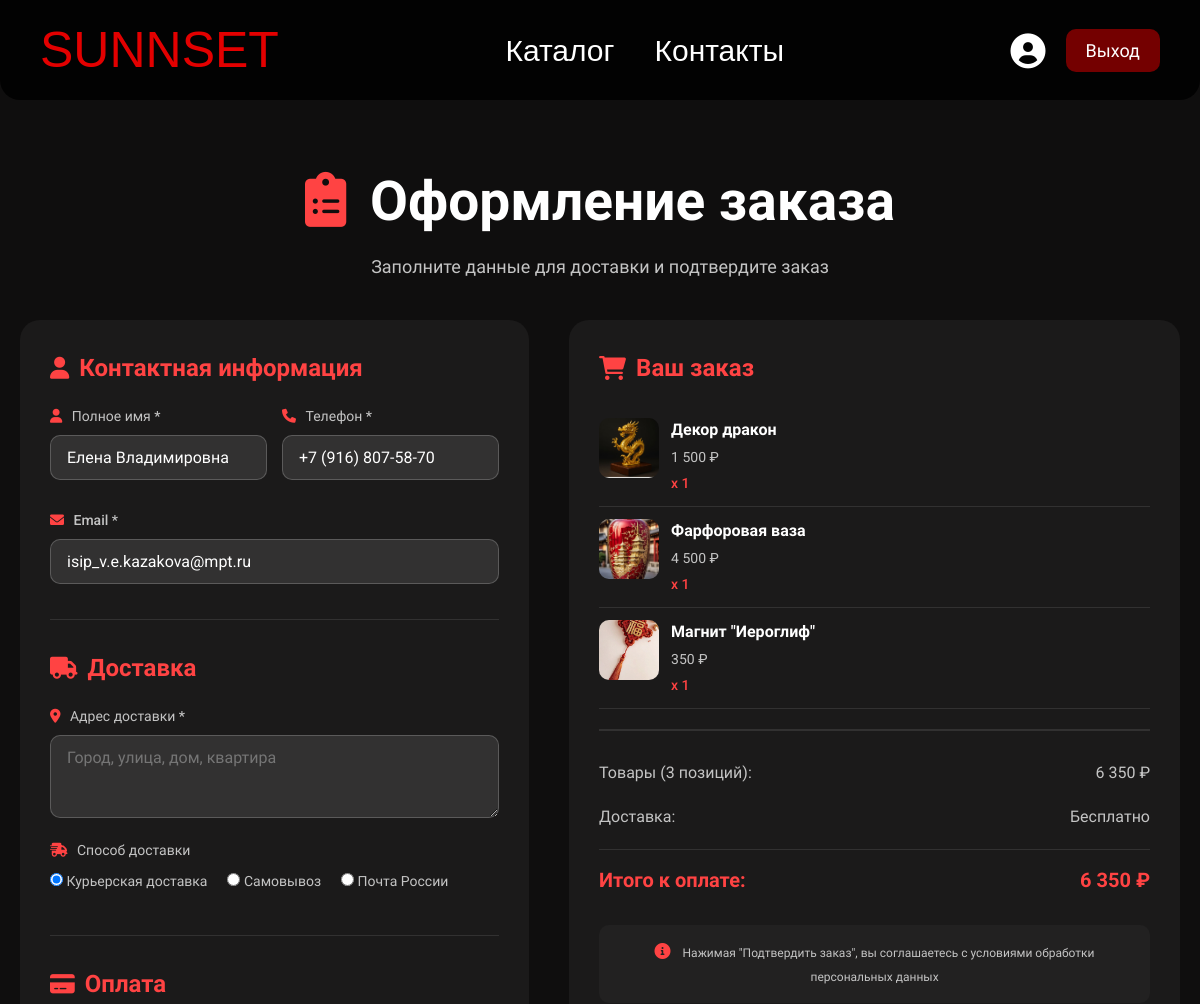
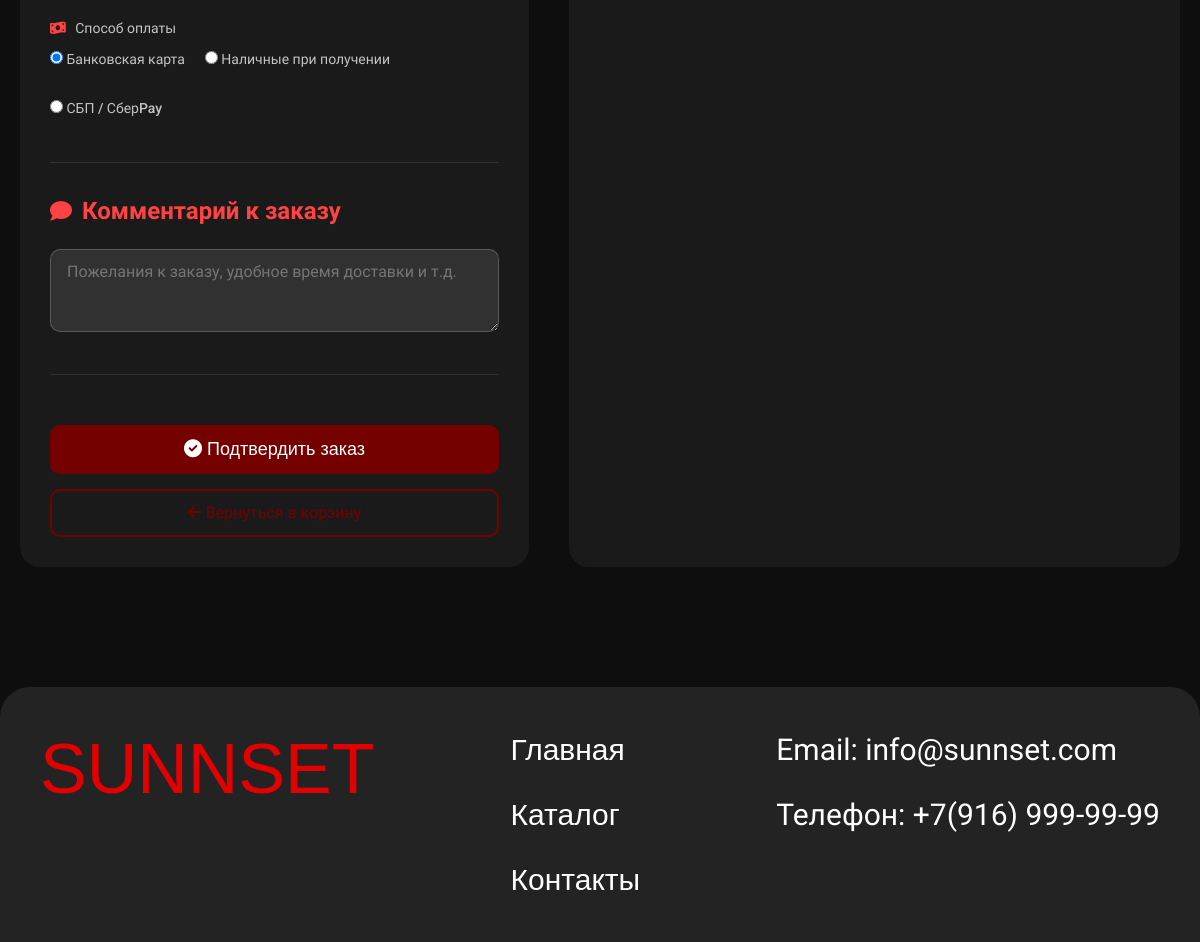
The page /checkout.php (signed in) on the database its author committed (2 pictures, top to bottom).
### tables this page shows
CREATE TABLE `users` (
  `id` int(11) NOT NULL,
  `username` varchar(50) NOT NULL,
  `email` varchar(100) NOT NULL,
  `password` varchar(255) NOT NULL,
  `full_name` varchar(100) DEFAULT NULL,
  `phone` varchar(20) DEFAULT NULL,
  `address` text DEFAULT NULL,
  `created_at` timestamp NOT NULL DEFAULT current_timestamp(),
  `email_verified` tinyint(4) DEFAULT 0,
  `verification_token` varchar(100) DEFAULT NULL,
  `verification_code` varchar(10) DEFAULT NULL,
  `verification_expires` datetime DEFAULT NULL,
  `reset_token` varchar(100) DEFAULT NULL,
  `reset_expires` datetime DEFAULT NULL,
  `role` enum('user','admin') DEFAULT 'user',
  `new_email` varchar(100) DEFAULT NULL,
  `email_verification_token` varchar(100) DEFAULT NULL
);

CREATE TABLE `cart` (
  `id` int(11) NOT NULL,
  `user_id` int(11) NOT NULL,
  `product_id` int(11) NOT NULL,
  `quantity` int(11) DEFAULT 1,
  `added_at` timestamp NOT NULL DEFAULT current_timestamp()
);

CREATE TABLE `products` (
  `id` int(11) NOT NULL,
  `category_id` int(11) DEFAULT NULL,
  `name` varchar(200) NOT NULL,
  `description` text DEFAULT NULL,
  `long_description` text DEFAULT NULL,
  `origin` varchar(100) DEFAULT NULL,
  `material` varchar(100) DEFAULT NULL,
  `price` decimal(10,2) NOT NULL,
  `image_url` varchar(500) DEFAULT NULL,
  `stock` int(11) DEFAULT 0,
  `created_at` timestamp NOT NULL DEFAULT current_timestamp()
);

### config.php (called while the page is built, shortened)
<?php
$host = 'localhost';
$dbname = 'sunset_shop';
$username = 'root';
$password = '';
try {
    $pdo = new PDO("mysql:host=$host;dbname=$dbname;charset=utf8mb4", $username, $password);
    $pdo->setAttribute(PDO::ATTR_ERRMODE, PDO::ERRMODE_EXCEPTION);
    $pdo->setAttribute(PDO::ATTR_DEFAULT_FETCH_MODE, PDO::FETCH_ASSOC);
    $pdo->setAttribute(PDO::ATTR_EMULATE_PREPARES, false);
} catch (PDOException $e) {
    die("Ошибка подключения к базе данных: " . $e->getMessage());
}
function isLoggedIn()
{
    return isset($_SESSION['user_id']);
}
function getUserData($user_id)
{
    global $pdo;
    $stmt = $pdo->prepare("SELECT * FROM users WHERE id = ?");
    $stmt->execute([$user_id]);
    return $stmt->fetch();
}

### checkout.php (the view, shortened to what this page needs)
<?php
require_once 'config.php';
$stmt = $pdo->prepare("SELECT c.*, p.name, p.price, p.image_url
                       FROM cart c
                       JOIN products p ON c.product_id = p.id
                       WHERE c.user_id = ?");
$stmt->execute([$_SESSION['user_id']]);
$cart_items = $stmt->fetchAll();
$user = getUserData($_SESSION['user_id']);
$total = 0;
foreach ($cart_items as $item) {
    $total += $item['price'] * $item['quantity'];
}
?>
<!DOCTYPE html>
<html lang="ru">
<head>
    <link rel="stylesheet" href="style.css">
    <link rel="stylesheet" href="https://cdnjs.cloudflare.com/ajax/libs/font-awesome/6.0.0-beta3/css/all.min.css">
</head>
<body>
    <div class="main">
        <header class="header">
            <div class="header-content">
                <a href="index.php" class="logo">SUNNSET</a>
                <div class="nav-links">
                    <a href="catalog.php">Каталог</a>
                    <a href="contacts.php">Контакты</a>
                </div>
                <div class="auth-icons">
                    <?php if (isLoggedIn()): ?>
                        <a href="profile.php" class="user-icon" title="Личный кабинет">
                            <i class="fas fa-user-circle"></i>
                        </a>
                        <a href="logout.php" class="logout-btn">Выход</a>
                    <?php endif; ?>
                </div>
            </div>
        </header>
        <div class="checkout-page">
            <div class="checkout-container">
                <div class="checkout-header">
                    <h1><i class="fas fa-clipboard-list"></i> Оформление заказа</h1>
                    <p>Заполните данные для доставки и подтвердите заказ</p>
                </div>
                <div class="checkout-grid">
                    <div class="checkout-form">
                        <form method="POST">
                            <div class="form-section">
                                <h3><i class="fas fa-user"></i> Контактная информация</h3>
                                <div class="form-row">
                                    <div class="form-group">
                                        <label><i class="fas fa-user"></i> Полное имя *</label>
                                        <input type="text" name="full_name" value="<?= htmlspecialchars($user['full_name'] ?: '') ?>" required placeholder="Иван Иванов">
                                    </div>
                                    <div class="form-group">
                                        <label><i class="fas fa-phone"></i> Телефон *</label>
                                        <input type="tel" name="phone" value="<?= htmlspecialchars($user['phone'] ?: '') ?>" required placeholder="+7 (999) 999-99-99">
                                    </div>
                                </div>
                                <div class="form-group">
                                    <label><i class="fas fa-envelope"></i> Email *</label>
                                    <input type="email" name="email" value="<?= htmlspecialchars($user['email']) ?>" required placeholder="example@mail.com">
                                </div>
                            </div>
                            <div class="form-section">
                                <h3><i class="fas fa-truck"></i> Доставка</h3>
                                <div class="form-group">
                                    <label><i class="fas fa-map-marker-alt"></i> Адрес доставки *</label>
                                    <textarea name="address" rows="3" required placeholder="Город, улица, дом, квартира"><?= htmlspecialchars($user['address'] ?: '') ?></textarea>
                                </div>
                                <div class="form-group">
                                    <label><i class="fas fa-shipping-fast"></i> Способ доставки</label>
                                    <div class="radio-group">
                                        <label class="radio-option">
                                            <input type="radio" name="delivery_method" value="courier" checked> Курьерская доставка
                                        </label>
                                        <label class="radio-option">
                                            <input type="radio" name="delivery_method" value="pickup"> Самовывоз
                                        </label>
                                        <label class="radio-option">
                                            <input type="radio" name="delivery_method" value="post"> Почта России
                                        </label>
                                    </div>
                                </div>
                            </div>
                            <div class="form-section">
                                <h3><i class="fas fa-credit-card"></i> Оплата</h3>
                                <div class="form-group">
                                    <label><i class="fas fa-money-bill-wave"></i> Способ оплаты</label>
                                    <div class="radio-group">
                                        <label class="radio-option">
                                            <input type="radio" name="payment_method" value="card" checked> Банковская карта
                                        </label>
                                        <label class="radio-option">
                                            <input type="radio" name="payment_method" value="cash"> Наличные при получении
                                        </label>
                                        <label class="radio-option">
                                            <input type="radio" name="payment_method" value="sberpay"> СБП / СберPay
                                        </label>
                                    </div>
                                </div>
                            </div>
                            <div class="form-section">
                                <h3><i class="fas fa-comment"></i> Комментарий к заказу</h3>
                                <div class="form-group">
                                    <textarea name="comment" rows="3" placeholder="Пожелания к заказу, удобное время доставки и т.д."></textarea>
                                </div>
                            </div>
                            <button type="submit" name="place_order" class="btn-place-order">
                                <i class="fas fa-check-circle"></i> Подтвердить заказ
                            </button>
                        </form>
                        <a href="profile.php" class="btn-back">
                            <i class="fas fa-arrow-left"></i> Вернуться в корзину
                        </a>
                    </div>
                    <div class="order-summary">
                        <h3><i class="fas fa-shopping-cart"></i> Ваш заказ</h3>
                        <div class="summary-items">
                            <?php foreach ($cart_items as $item): ?>
                                <div class="summary-item">
                                    <div class="summary-item-img">
                                        <img src="assets/img/<?= htmlspecialchars($item['image_url']) ?>"
                                            alt="<?= htmlspecialchars($item['name']) ?>"
                                            onerror="this.src='https://placehold.co/60x60/333/FF4343?text=Product'">
                                    </div>
                                    <div class="summary-item-info">
                                        <div class="summary-item-name"><?= htmlspecialchars($item['name']) ?></div>
                                        <div class="summary-item-price"><?= number_format($item['price'], 0, '', ' ') ?> ₽</div>
                                        <div class="summary-item-quantity">x <?= $item['quantity'] ?></div>
                                    </div>
                                </div>
                            <?php endforeach; ?>
                        </div>
                        <div class="summary-total">
                            <div class="summary-row">
                                <span>Товары (<?= count($cart_items) ?> позиций):</span>
                                <span><?= number_format($total, 0, '', ' ') ?> ₽</span>
                            </div>
                            <div class="summary-row">
                                <span>Доставка:</span>
                                <span>Бесплатно</span>
                            </div>
                            <div class="summary-row total">
                                <span>Итого к оплате:</span>
                                <span><?= number_format($total, 0, '', ' ') ?> ₽</span>
                            </div>
                        </div>
                        <div class="info-box">
                            <i class="fas fa-info-circle"></i>
                            <small>Нажимая "Подтвердить заказ", вы соглашаетесь с условиями обработки персональных данных</small>
                        </div>
                    </div>
                </div>
            </div>
        </div>
        <footer class="footer">
            <div class="footer-content">
                <div class="footer-nav-lofo">
                    <a href="index.php" class="logo">SUNNSET</a>
                </div>
                <div class="footer-nav">
                    <a href="index.php">Главная</a>
                    <a href="catalog.php">Каталог</a>
                    <a href="contacts.php">Контакты</a>
                </div>
                <div class="footer-contacts">
                    <div>Email: info@sunnset.com</div>
                    <div>Телефон: +7(916) 999-99-99</div>
                </div>
            </div>
        </footer>
    </div>
</body>
</html>

### rows shown on the page
users: full_name "Елена Владимировна", phone "+7 (916) 807-58-70", email "isip_v.e.kazakova@mpt.ru"
cart: product.image_url (picture), product.name "Декор дракон", product.price "1 500", quantity "1"
cart: product.image_url (picture), product.name "Фарфоровая ваза", product.price "4 500", quantity "1"
cart: product.image_url (picture), product.name "Магнит \"Иероглиф\"", product.price "350", quantity "1"

### other values the page prints
count($cart_items) "3"
$total "6 350"
